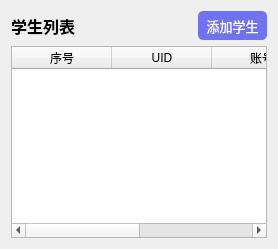
           <widget class="QWidget" name="page_5">
            <layout class="QVBoxLayout" name="verticalLayout_13">
             <item>
              <layout class="QHBoxLayout" name="horizontalLayout_8">
               <property name="topMargin">
                <number>0</number>
               </property>
               <item>
                <widget class="QLabel" name="label_28">
                 <property name="font">
                  <font>
                   <pointsize>12</pointsize>
                   <bold>true</bold>
                  </font>
                 </property>
                 <property name="text">
                  <string>学生列表</string>
                 </property>
                </widget>
               </item>
               <item>
                <spacer name="horizontalSpacer_3">
                 <property name="orientation">
                  <enum>Qt::Horizontal</enum>
                 </property>
                 <property name="sizeHint" stdset="0">
                  <size>
                   <width>40</width>
                   <height>20</height>
                  </size>
                 </property>
                </spacer>
               </item>
               <item>
                <widget class="QToolButton" name="toolBtn_addUser">
                 <property name="font">
                  <font>
                   <pointsize>10</pointsize>
                  </font>
                 </property>
                 <property name="styleSheet">
                  <string notr="true">background-color: #6f72f1;
border: none;
border-radius: 5px;
color: #fff;
padding: 3px;</string>
                 </property>
                 <property name="text">
                  <string>添加学生</string>
                 </property>
                 <property name="icon">
                  <iconset resource="res.qrc">
                   <normaloff>:/resource/addUser.png</normaloff>:/resource/addUser.png</iconset>
                 </property>
                 <property name="toolButtonStyle">
                  <enum>Qt::ToolButtonTextBesideIcon</enum>
                 </property>
                </widget>
               </item>
              </layout>
             </item>
             <item>
              <widget class="QTableWidget" name="tableWidget">
               <property name="editTriggers">
                <set>QAbstractItemView::NoEditTriggers</set>
               </property>
               <property name="selectionMode">
                <enum>QAbstractItemView::NoSelection</enum>
               </property>
               <property name="rowCount">
                <number>0</number>
               </property>
               <attribute name="horizontalHeaderStretchLastSection">
                <bool>true</bool>
               </attribute>
               <attribute name="verticalHeaderVisible">
                <bool>false</bool>
               </attribute>
               <column>
                <property name="text">
                 <string>序号</string>
                </property>
               </column>
               <column>
                <property name="text">
                 <string>UID</string>
                </property>
               </column>
               <column>
                <property name="text">
                 <string>账号</string>
                </property>
               </column>
               <column>
                <property name="text">
                 <string>删除用户</string>
                </property>
               </column>
              </widget>
             </item>
            </layout>
           </widget>
